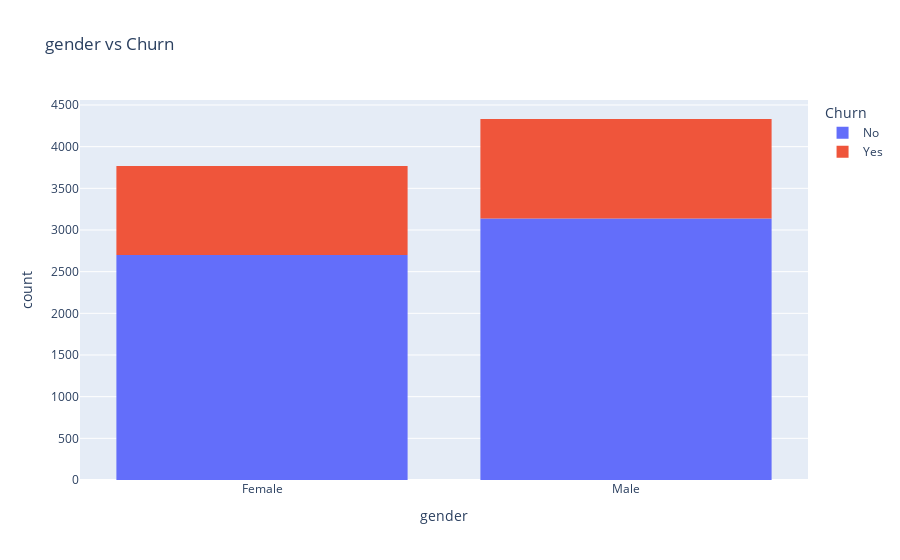

Notebook cell for this chart:
### Code cell
px.histogram(raw_df, x='gender' ,title='gender vs Churn', color='Churn')

### Figure 1 — Plotly figure (JSON) as saved in the notebook; plotly's stock layout.template omitted (floating-point values rounded to 4 significant figures; data arrays with more than 128 entries replaced by an {"elided": "..."} marker saying what was removed)
{"data": [{"bingroup": "x", "hovertemplate": "Churn=No<br>gender=%{x}<br>count=%{y}<extra></extra>", "legendgroup": "No", "marker": {"color": "#636efa", "pattern": {"shape": ""}}, "name": "No", "orientation": "v", "showlegend": true, "type": "histogram", "x": {"elided": "5838 str values"}, "xaxis": "x", "yaxis": "y"}, {"bingroup": "x", "hovertemplate": "Churn=Yes<br>gender=%{x}<br>count=%{y}<extra></extra>", "legendgroup": "Yes", "marker": {"color": "#EF553B", "pattern": {"shape": ""}}, "name": "Yes", "orientation": "v", "showlegend": true, "type": "histogram", "x": {"elided": "2261 str values"}, "xaxis": "x", "yaxis": "y"}], "layout": {"barmode": "relative", "legend": {"title": {"text": "Churn"}, "tracegroupgap": 0}, "title": {"text": "gender vs Churn"}, "xaxis": {"anchor": "y", "domain": [0, 1], "title": {"text": "gender"}}, "yaxis": {"anchor": "x", "domain": [0, 1], "title": {"text": "count"}}}}
